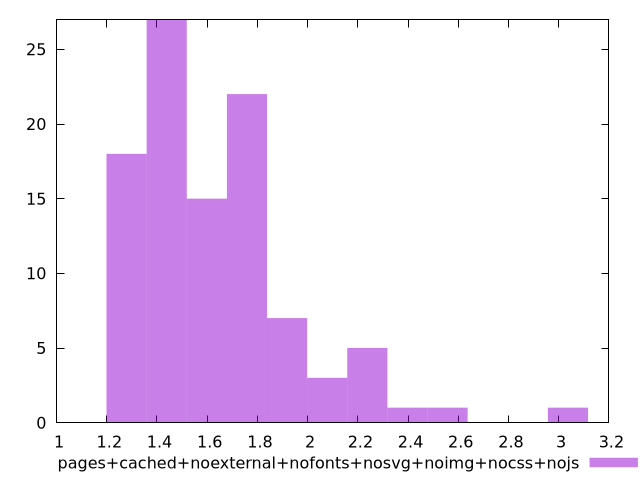

Generate this figure with gnuplot:
$_pagesCachedNoexternalNofontsNosvgNoimgNocssNojs <<EOF
1.9180939717281107 7
1.7582528074174346 22
1.438570478796083 27
1.5984116431067588 15
1.278729314485407 18
2.0779351360387865 3
3.0369821219028417 1
2.557458628970814 1
2.2377763003494624 5
2.3976174646601383 1
EOF
set key outside below
set terminal pngcairo
set output "report_00006_2020-11-02T20-21-41.718Z/server-response-time/pages+cached+noexternal+nofonts+nosvg+noimg+nocss+nojs//raw_hist.png"
set yrange [0:27]
set boxwidth 0.15984116431067588
set style fill transparent solid 0.5 noborder
plot $_pagesCachedNoexternalNofontsNosvgNoimgNocssNojs title "pages+cached+noexternal+nofonts+nosvg+noimg+nocss+nojs" with boxes ,
